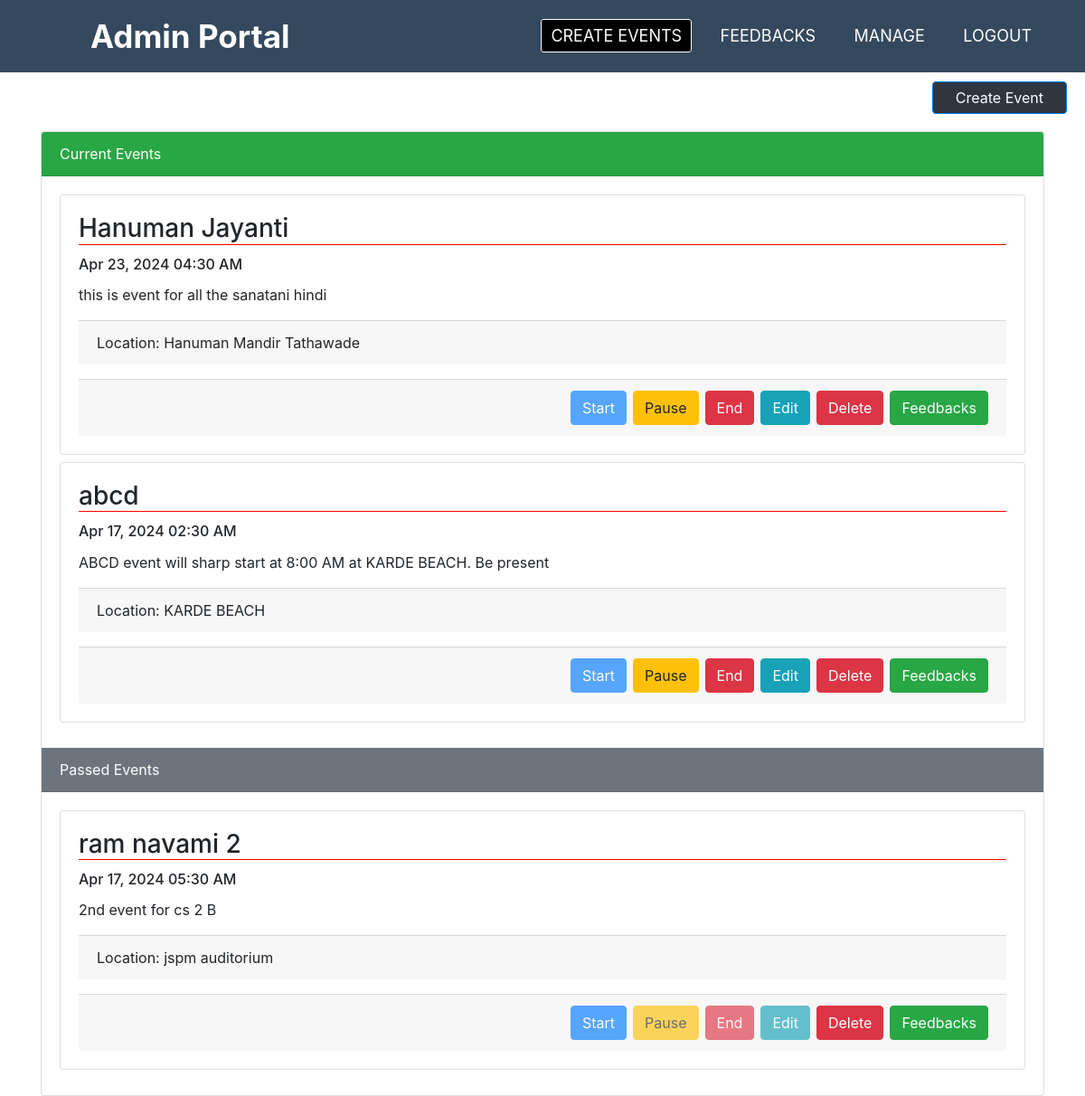
The app's page /admin/create-event.php (signed in), older data.
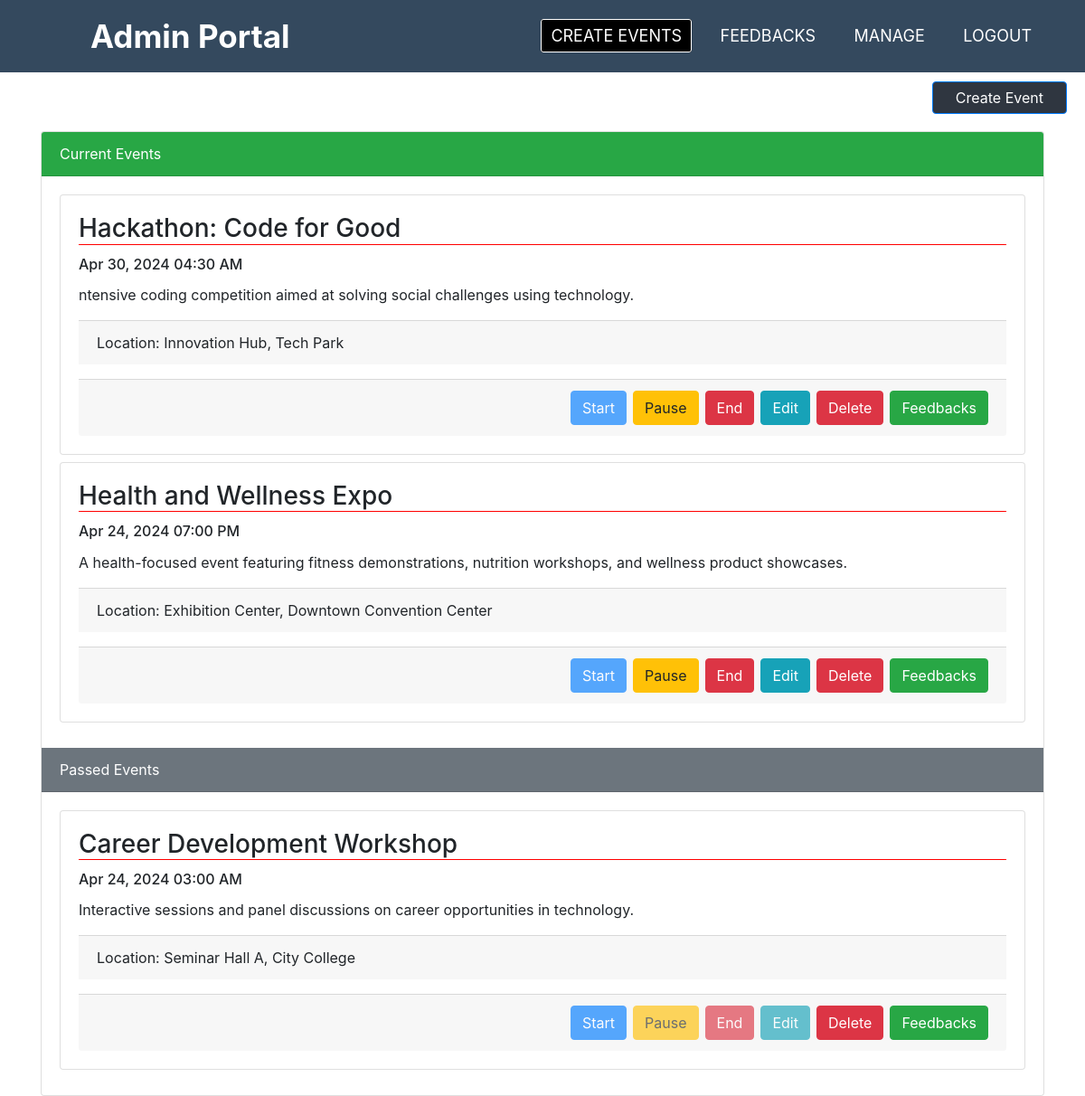
The same page, newer data.
### tables this page shows
CREATE TABLE `events` (
  `eventId` bigint NOT NULL,
  `title` varchar(255) NOT NULL,
  `dataTime` timestamp NOT NULL,
  `description` varchar(255) NOT NULL,
  `location` varchar(255) NOT NULL,
  `status` tinyint(1) NOT NULL
);

### admin/create-event.php (the view, shortened to what this page needs)
<!DOCTYPE html>
<html lang="en">
<head>
	<link rel="stylesheet" href="https://cdn.jsdelivr.net/npm/bootstrap@4.0.0/dist/css/bootstrap.min.css">
	<?php require 'partials/a-navbar.php'?>
	<link rel="stylesheet" href="https://cdnjs.cloudflare.com/ajax/libs/twitter-bootstrap/4.5.2/css/bootstrap.css" >
	<link rel="stylesheet" href="https://cdn.datatables.net/2.0.2/css/dataTables.bootstrap4.css">
</head>
<body>
	<div class="box1">
		<button type="button" class="btn btn-primary" data-toggle="modal" id="ce-btn" data-target="#cevent">Create Event</button>
 	</div>
<div class="container">
	<h1>Events</h1>
	<div class="card " style="margin-top:80px;">
		<div class="card-header bg-success text-white">
			Current Events
		</div>
		<div class="card-body">
				<?php
						require '../partials/dbconn.php';
						$query = "SELECT * FROM events WHERE status!=2 ORDER BY dataTime DESC";
						$events = mysqli_query($conn, $query);
						foreach ($events as $event) {
							echo '<div class="card mb-2">';
							echo '<div class="card-body">';
							echo '<h3 class="card-title" style="border-bottom:1px solid red" >'.$event['title'].'</h3>';
							echo '<h6 class="card-title">'.date('M j, Y h:i A', strtotime($event['dataTime'])).'</h6>';
							echo '<p class="card-text">'.$event['description'].'</p>';
							echo '	<p class="card-footer">Location: '.$event['location'].'</p>';
							echo '<div class="card-footer d-flex justify-content-end">';
    						echo '<div class="btn-group" role="group" aria-label="Event Actions">';
    						if ($event['status'] == 0) {
       							 echo '<button type="button" value="'.$event['eventId'].'" class="btn btn-primary startevent mr-2 " style="border-radius: 4px;">Start</button>';
        						echo '<button type="button" class="btn btn-warning mr-2" style="border-radius: 4px;" disabled>Pause</button>';
        						echo '<button type="button" class="btn btn-danger mr-2" style="border-radius: 4px;" disabled>End</button>';
    						} else {
       							echo '<button type="button" class="btn btn-primary mr-2" style="border-radius: 4px;" disabled>Start</button>';
        						echo '<button type="button" value="'.$event['eventId'].'" class="btn btn-warning mr-2 pauseevent" style="border-radius: 4px;">Pause</button>';
        						echo '<button type="button" value="'.$event['eventId'].'" class="btn btn-danger endevent mr-2" style="border-radius: 4px;" >End</button>';
    							}
    						echo '<button type="button" value="'.$event['eventId'].'" class="btn btn-info editevent mr-2" style="border-radius: 4px;">Edit</button>';
    						echo '<button type="button" value="'.$event['eventId'].'" class="btn btn-danger deleteevent mr-2" style="border-radius: 4px;">Delete</button>';
    						echo '<button type="button" value="'.$event['eventId'].'" class="btn btn-success feedback" style="border-radius: 4px;">Feedbacks</button>';
    						 echo '</div>';
   							 echo '</div>';
							 echo '</div>';
   							 echo '</div>';
						}
					?>
				</div>
		<div class="card-header bg-secondary text-white">
			Passed Events
		</div>
		<div class="card-body">
				<?php
						require '../partials/dbconn.php';
						$query = "SELECT * FROM events WHERE status=2 ORDER BY dataTime DESC";
						$events = mysqli_query($conn, $query);
						foreach ($events as $event) {
							echo '<div class="card mb-2">';
							echo '<div class="card-body">';
							echo '<h3 class="card-title" style="border-bottom:1px solid red" >'.$event['title'].'</h3>';
							echo '<h6 class="card-title">'.date('M j, Y h:i A', strtotime($event['dataTime'])).'</h6>';
							echo '<p class="card-text">'.$event['description'].'</p>';
							echo '	<p class="card-footer">Location: '.$event['location'].'</p>';
							echo '<div class="card-footer d-flex justify-content-end">';
    						echo '<div class="btn-group" role="group" aria-label="Event Actions">';
							echo '<button type="button" class="btn btn-primary mr-2" style="border-radius: 4px;" disabled>Start</button>';
        					echo '<button type="button" value="'.$event['eventId'].'" class="btn btn-warning mr-2 pauseevent" style="border-radius: 4px;" disabled>Pause</button>';
        					echo '<button type="button" value="'.$event['eventId'].'" class="btn btn-danger endevent mr-2" style="border-radius: 4px;" disabled>End</button>';
        					echo '<button type="button" value="'.$event['eventId'].'" class="btn btn-info editevent mr-2" style="border-radius: 4px;" disabled>Edit</button>';
    						echo '<button type="button" value="'.$event['eventId'].'" class="btn btn-danger deleteevent mr-2" style="border-radius: 4px;">Delete</button>';
    						echo '<button type="button" value="'.$event['eventId'].'" class="btn btn-success feedback" style="border-radius: 4px;">Feedbacks</button>';
    						 echo '</div>';
   							 echo '</div>';
							 echo '</div>';
   							 echo '</div>';
						}
					?>
				</div>
			</div>
		</div>
</body>
</html>

Row changes from the older to the newer data that the page shows:
removed events: title "Hanuman Jayanti", dataTime "Apr 23, 2024 04:30 AM", description "this is event for all the sanatani hindi", location "Hanuman Mandir Tathawade", $event['eventId'] 8 (drawn)
removed events: title "abcd", dataTime "Apr 17, 2024 02:30 AM", description "ABCD event will sharp start at 8:00 AM at KARDE BEACH. Be present", location "KARDE BEACH", $event['eventId'] 1 (drawn)
removed events: title "ram navami 2", dataTime "Apr 17, 2024 05:30 AM", description "2nd event for cs 2 B", location "jspm auditorium", $event['eventId'] 5 (drawn)
added events: title "Hackathon: Code for Good", dataTime "Apr 30, 2024 04:30 AM", description "ntensive coding competition aimed at solving social challenges using technology.", location "Innovation Hub, Tech Park", $event['eventId'] 11 (drawn)
added events: title "Health and Wellness Expo", dataTime "Apr 24, 2024 07:00 PM", description "A health-focused event featuring fitness demonstrations, nutrition workshops, and wellness product showcases.", location "Exhibition Center, Downtown Convention Center", $event['eventId'] 12 (drawn)
added events: title "Career Development Workshop", dataTime "Apr 24, 2024 03:00 AM", description "Interactive sessions and panel discussions on career opportunities in technology.", location "Seminar Hall A, City College", $event['eventId'] 10 (drawn)
